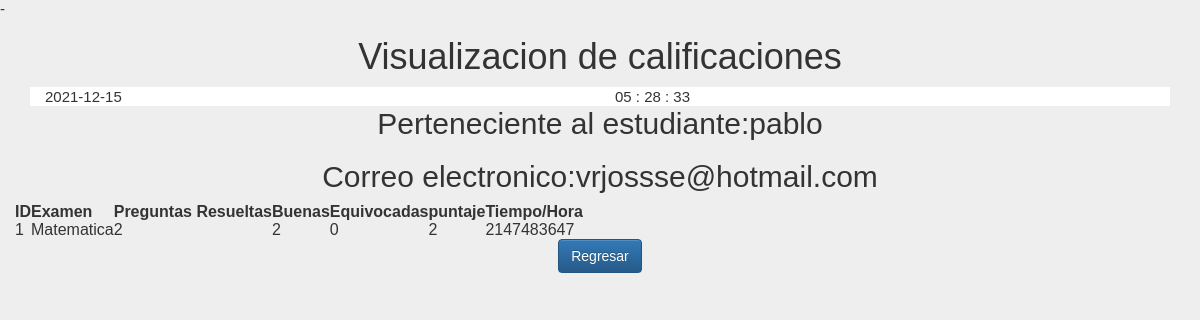
Screenshot of /login/calificaciones.php?email=vrjossse@hotmail.com with the database file from the repository.
### tables this page shows
CREATE TABLE `user` (
  `id` int(11) NOT NULL,
  `cedula` varchar(12) NOT NULL,
  `name` varchar(50) NOT NULL,
  `gender` varchar(50) NOT NULL,
  `id_curso` varchar(50) NOT NULL,
  `email` varchar(100) NOT NULL,
  `mob` varchar(20) NOT NULL,
  `password` varchar(50) NOT NULL,
  `rol` varchar(50) NOT NULL,
  `estado` varchar(2) NOT NULL,
  `lectivo` varchar(25) NOT NULL,
  `id_semestre` varchar(100) NOT NULL,
  `id_parcial` varchar(100) NOT NULL,
  `id_materia` varchar(100) NOT NULL
);

CREATE TABLE `history` (
  `id` int(11) NOT NULL,
  `email` varchar(100) NOT NULL,
  `eid` varchar(100) NOT NULL,
  `score` int(11) NOT NULL,
  `level` int(11) NOT NULL,
  `sahi` int(11) NOT NULL,
  `wrong` int(11) NOT NULL,
  `date` int(11) NOT NULL
);

CREATE TABLE `quiz` (
  `id` int(11) NOT NULL,
  `eid` varchar(100) NOT NULL,
  `title` varchar(100) NOT NULL,
  `sahi` int(11) NOT NULL,
  `wrong` int(11) NOT NULL,
  `total` int(11) NOT NULL,
  `time` bigint(20) NOT NULL,
  `intro` varchar(100) NOT NULL,
  `tag` varchar(100) NOT NULL,
  `date` timestamp NOT NULL DEFAULT current_timestamp() ON UPDATE current_timestamp()
);

### login/calificaciones.php (the view, shortened to what this page needs)
-<!DOCTYPE html>
<html>
<head>
<link  rel="stylesheet" href="css/bootstrap.min.css"/>
 <link  rel="stylesheet" href="css/bootstrap-theme.min.css"/>
 <link rel="stylesheet" href="css/main.css">
 <link  rel="stylesheet" href="css/font.css">
  <link  rel="stylesheet" href="css/jquery.dataTables.min.css"/>
</head>
<body  onload="mueveReloj()">
  <div>
	<center><H1>Visualizacion de calificaciones</H1></center>
</div>
<div class="container">
  <form name="form_reloj" method="post" action="registrobodega.php" >
<center><input type="datetime"  name="fecha"  value="<?php echo date("Y-m-d");?>" required="" readonly="readonly" class="col-md-6" style="border: 0;" ></center>
<center><input type="text" name="reloj"  onfocus="window.document.form_reloj.reloj.blur()" required="" class="col-md-6" style="border: 0;" ></center>
</form>
<?php
include_once 'dbConnection.php';
$email =$_GET['email'];
$sql=mysqli_query($con,"SELECT name, id_curso FROM user WHERE email='$email'" )or die('Error197');
while($row=mysqli_fetch_array($sql) )
{
$nombre=$row['name'];
$curso=$row['id_curso'];
}
echo '<center><h2>Perteneciente al estudiante:'.$nombre;echo'</h2></center>';
echo '<center><h2>Correo electronico:'.$email;echo'</h2></center>';
$sql ="select * from history WHERE email='$email' ";
$resultado = $con->query($sql);
  $c=0;
echo'<div class="row table-responsive">
  <table class="display" id="mitabla6">
      <thead>
        <tr>
          <th>ID</th>
          <th>Examen</th>
          <th>Preguntas Resueltas</th>
          <th>Buenas</th>
          <th>Equivocadas</th>
          <th>puntaje</th>
          <th>Tiempo/Hora</th>
        </tr>
      </thead>
          '; while($row =$resultado->fetch_array()){
          $eid=$row['eid'];
          $qa=$row['level'];
          $s=$row['score'];
          $w=$row['wrong'];
          $r=$row['sahi'];
          $dd=$row['date'];
            $q23=mysqli_query($con,"SELECT title,tag FROM quiz WHERE  eid='$eid' and tag LIKE '%$curso%'" )or die('Error208');
            while($row=mysqli_fetch_array($q23) ){
              $title=$row['title'];
            }
            $c++;
      echo '<tdbody>';
          echo '<tr>';
           echo '<td>'.$c.'</td>';
           echo'<td>' .$title.'</td>';
            echo'<td>'.$qa.'</td>';
            echo'<td>'.$r.'</td>';
            echo'<td>'.$w.'</td>';
            echo'<td>'.$s.'</td>';
            echo'<td>'.$dd.'</td>';
          echo '</tr>';
      echo '</tdbody>';
           }
      echo '
  </table>';
 ?>
<center><a class="btn btn-primary" href="maestro.php?q=2"><i class="fa fa-download"></i> Regresar</a></center>
</div>
</body>
</html>

### login/css/main.css (style rules this page uses)
body { overflow-x: hidden; width: 100%; font: 15px "Century Gothic", "Times Roman", sans-serif; background: #eee; min-height: 550px; background-attachment: fixed; }

### rows the page displays
user: name "pablo"
history: quiz.title "Matematica", level "2", sahi "2", wrong "0", score "2", date "2147483647"

### other values shown
$email "vrjossse@hotmail.com"
